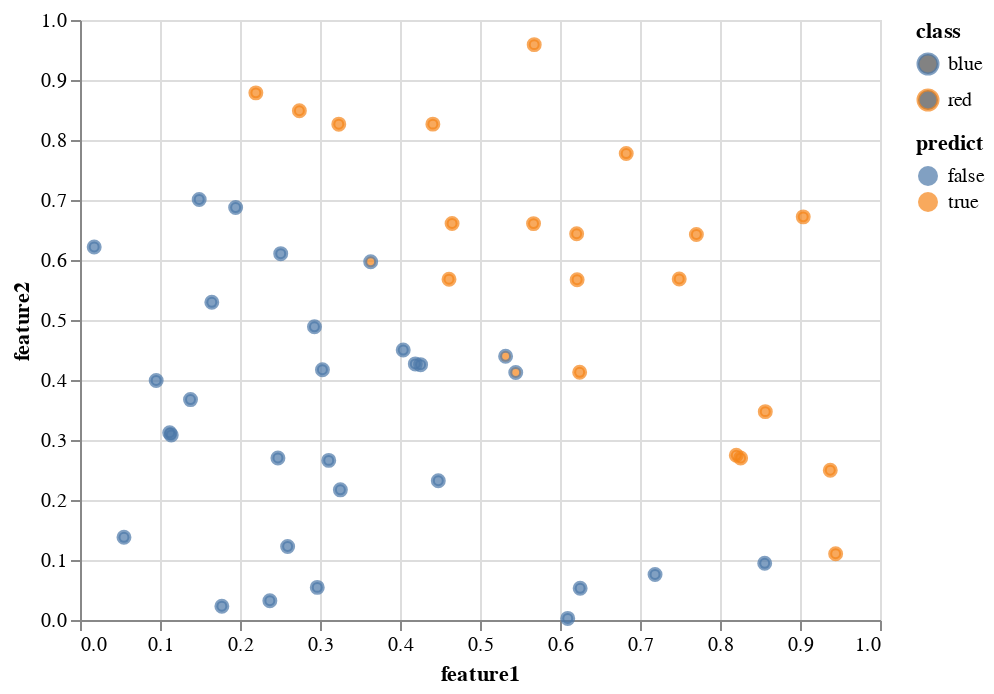

Notebook code cell kept with this figure:
### Markdown cell above
We can see the graph that came out.

### Code cell
chart = (alt.Chart(df_test)
    .mark_point()
    .encode(
        x = "feature1",
        y = "feature2",
        color = "class",
        fill = "predict",
        tooltip = ["correct"]
    ))
chart

### Figure 1 — Vega-Lite specification as saved in the notebook (floating-point values rounded to 4 significant figures)
{"config": {"view": {"continuousWidth": 400, "continuousHeight": 300}}, "data": {"name": "data-72ee4f57b4903a7fcad1bf46319d0ca2"}, "mark": "point", "encoding": {"color": {"type": "nominal", "field": "class"}, "fill": {"type": "nominal", "field": "predict"}, "tooltip": [{"type": "nominal", "field": "correct"}], "x": {"type": "quantitative", "field": "feature1"}, "y": {"type": "quantitative", "field": "feature2"}}, "$schema": "https://vega.github.io/schema/vega-lite/v4.8.1.json", "datasets": {"data-72ee4f57b4903a7fcad1bf46319d0ca2": [{"class": "blue", "split": "test", "feature1": 0.7188, "feature2": 0.07595, "predict": false, "correct": false}, {"class": "red", "split": "test", "feature1": 0.4411, "feature2": 0.8264, "predict": true, "correct": false}, {"class": "red", "split": "test", "feature1": 0.8203, "feature2": 0.2745, "predict": true, "correct": true}, {"class": "red", "split": "test", "feature1": 0.6208, "feature2": 0.6437, "predict": true, "correct": true}, {"class": "blue", "split": "test", "feature1": 0.3634, "feature2": 0.597, "predict": true, "correct": true}, {"class": "blue", "split": "test", "feature1": 0.3255, "feature2": 0.2169, "predict": false, "correct": true}, {"class": "red", "split": "test", "feature1": 0.4651, "feature2": 0.6608, "predict": true, "correct": false}, {"class": "blue", "split": "test", "feature1": 0.1945, "feature2": 0.6875, "predict": false, "correct": true}, {"class": "blue", "split": "test", "feature1": 0.2509, "feature2": 0.6106, "predict": false, "correct": true}, {"class": "red", "split": "test", "feature1": 0.6214, "feature2": 0.5672, "predict": true, "correct": true}, {"class": "blue", "split": "test", "feature1": 0.1773, "feature2": 0.02296, "predict": false, "correct": true}, {"class": "red", "split": "test", "feature1": 0.749, "feature2": 0.5684, "predict": true, "correct": true}, {"class": "blue", "split": "test", "feature1": 0.3109, "feature2": 0.266, "predict": false, "correct": true}, {"class": "blue", "split": "test", "feature1": 0.4479, "feature2": 0.2321, "predict": false, "correct": true}, {"class": "blue", "split": "test", "feature1": 0.2966, "feature2": 0.05437, "predict": false, "correct": true}, {"class": "red", "split": "test", "feature1": 0.8566, "feature2": 0.3473, "predict": true, "correct": true}, {"class": "red", "split": "test", "feature1": 0.2198, "feature2": 0.8786, "predict": true, "correct": false}, {"class": "red", "split": "test", "feature1": 0.6246, "feature2": 0.4129, "predict": true, "correct": true}, {"class": "red", "split": "test", "feature1": 0.6828, "feature2": 0.7774, "predict": true, "correct": true}, {"class": "blue", "split": "test", "feature1": 0.6252, "feature2": 0.05289, "predict": false, "correct": false}, {"class": "blue", "split": "test", "feature1": 0.8559, "feature2": 0.0945, "predict": false, "correct": false}, {"class": "blue", "split": "test", "feature1": 0.05496, "feature2": 0.1379, "predict": false, "correct": true}, {"class": "red", "split": "test", "feature1": 0.5669, "feature2": 0.6606, "predict": true, "correct": true}, {"class": "red", "split": "test", "feature1": 0.7705, "feature2": 0.6426, "predict": true, "correct": true}, {"class": "blue", "split": "test", "feature1": 0.1121, "feature2": 0.312, "predict": false, "correct": true}, {"class": "blue", "split": "test", "feature1": 0.1381, "feature2": 0.3673, "predict": false, "correct": true}, {"class": "red", "split": "test", "feature1": 0.9446, "feature2": 0.1106, "predict": true, "correct": true}, {"class": "blue", "split": "test", "feature1": 0.6097, "feature2": 0.002666, "predict": false, "correct": false}, {"class": "blue", "split": "test", "feature1": 0.4257, "feature2": 0.4256, "predict": false, "correct": true}, {"class": "red", "split": "test", "feature1": 0.4613, "feature2": 0.568, "predict": true, "correct": false}, {"class": "blue", "split": "test", "feature1": 0.4191, "feature2": 0.4268, "predict": false, "correct": true}, {"class": "blue", "split": "test", "feature1": 0.2373, "feature2": 0.03217, "predict": false, "correct": true}, {"class": "blue", "split": "test", "feature1": 0.09523, "feature2": 0.3993, "predict": false, "correct": true}, {"class": "red", "split": "test", "feature1": 0.2742, "feature2": 0.8488, "predict": true, "correct": false}, {"class": "blue", "split": "test", "feature1": 0.5447, "feature2": 0.4126, "predict": true, "correct": false}, {"class": "red", "split": "test", "feature1": 0.3235, "feature2": 0.8264, "predict": true, "correct": false}, {"class": "red", "split": "test", "feature1": 0.904, "feature2": 0.6719, "predict": true, "correct": true}, {"class": "blue", "split": "test", "feature1": 0.2931, "feature2": 0.4887, "predict": false, "correct": true}, {"class": "blue", "split": "test", "feature1": 0.2474, "feature2": 0.2701, "predict": false, "correct": true}, {"class": "red", "split": "test", "feature1": 0.8258, "feature2": 0.2699, "predict": true, "correct": true}, {"class": "blue", "split": "test", "feature1": 0.01774, "feature2": 0.6218, "predict": false, "correct": true}, {"class": "blue", "split": "test", "feature1": 0.1141, "feature2": 0.3082, "predict": false, "correct": true}, {"class": "blue", "split": "test", "feature1": 0.303, "feature2": 0.4171, "predict": false, "correct": true}, {"class": "blue", "split": "test", "feature1": 0.1648, "feature2": 0.5295, "predict": false, "correct": true}, {"class": "blue", "split": "test", "feature1": 0.404, "feature2": 0.4499, "predict": false, "correct": true}, {"class": "blue", "split": "test", "feature1": 0.2595, "feature2": 0.1226, "predict": false, "correct": true}, {"class": "red", "split": "test", "feature1": 0.9378, "feature2": 0.2496, "predict": true, "correct": true}, {"class": "blue", "split": "test", "feature1": 0.149, "feature2": 0.7009, "predict": false, "correct": true}, {"class": "blue", "split": "test", "feature1": 0.532, "feature2": 0.4395, "predict": true, "correct": false}, {"class": "red", "split": "test", "feature1": 0.5678, "feature2": 0.959, "predict": true, "correct": true}]}}
